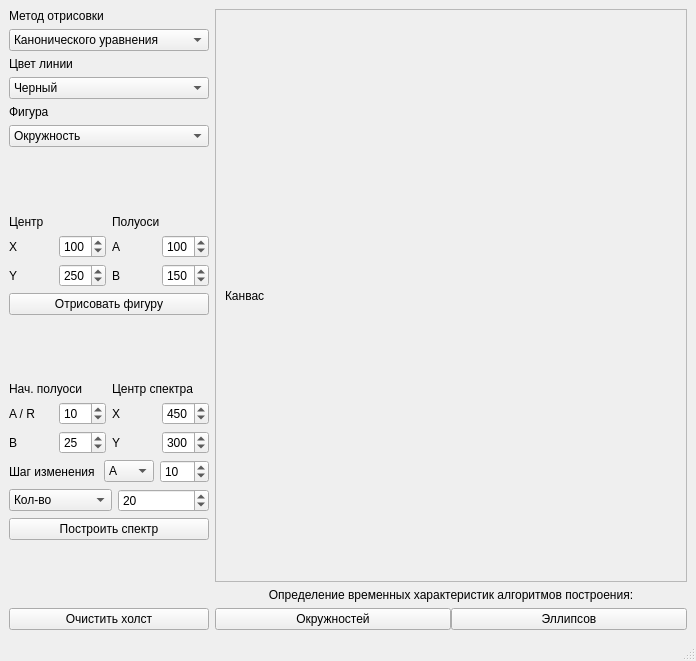
<?xml version="1.0" encoding="UTF-8"?>
<ui version="4.0">
 <class>MainWindow</class>
 <widget class="QMainWindow" name="MainWindow">
  <property name="geometry">
   <rect>
    <x>0</x>
    <y>0</y>
    <width>696</width>
    <height>661</height>
   </rect>
  </property>
  <property name="windowTitle">
   <string>MainWindow</string>
  </property>
  <widget class="QWidget" name="centralwidget">
   <layout class="QHBoxLayout" name="horizontalLayout" stretch="0,0">
    <item>
     <layout class="QVBoxLayout" name="verticalLayout">
      <item>
       <widget class="QLabel" name="label_9">
        <property name="text">
         <string>Метод отрисовки</string>
        </property>
       </widget>
      </item>
      <item>
       <widget class="QComboBox" name="method_box">
        <item>
         <property name="text">
          <string>Канонического уравнения</string>
         </property>
        </item>
        <item>
         <property name="text">
          <string>Параметрического уравнения</string>
         </property>
        </item>
        <item>
         <property name="text">
          <string>Алгоритма Брезенхема</string>
         </property>
        </item>
        <item>
         <property name="text">
          <string>Алгоритма средней точки</string>
         </property>
        </item>
        <item>
         <property name="text">
          <string>Библиотечный</string>
         </property>
        </item>
       </widget>
      </item>
      <item>
       <widget class="QLabel" name="label_2">
        <property name="text">
         <string>Цвет линии</string>
        </property>
       </widget>
      </item>
      <item>
       <widget class="QComboBox" name="color_box">
        <item>
         <property name="text">
          <string>Черный</string>
         </property>
        </item>
        <item>
         <property name="text">
          <string>Синий</string>
         </property>
        </item>
        <item>
         <property name="text">
          <string>Белый</string>
         </property>
        </item>
       </widget>
      </item>
      <item>
       <widget class="QLabel" name="label_20">
        <property name="text">
         <string>Фигура</string>
        </property>
       </widget>
      </item>
      <item>
       <widget class="QComboBox" name="figure_box">
        <item>
         <property name="text">
          <string>Окружность</string>
         </property>
        </item>
        <item>
         <property name="text">
          <string>Эллипс</string>
         </property>
        </item>
       </widget>
      </item>
      <item>
       <spacer name="verticalSpacer_3">
        <property name="orientation">
         <enum>Qt::Vertical</enum>
        </property>
        <property name="sizeHint" stdset="0">
         <size>
          <width>20</width>
          <height>40</height>
         </size>
        </property>
       </spacer>
      </item>
      <item>
       <layout class="QHBoxLayout" name="horizontalLayout_2">
        <item>
         <layout class="QVBoxLayout" name="verticalLayout_2">
          <item>
           <widget class="QLabel" name="label_5">
            <property name="text">
             <string>Центр</string>
            </property>
           </widget>
          </item>
          <item>
           <layout class="QHBoxLayout" name="horizontalLayout_3">
            <item>
             <widget class="QLabel" name="label_3">
              <property name="text">
               <string>X</string>
              </property>
             </widget>
            </item>
            <item>
             <widget class="QSpinBox" name="x_center">
              <property name="maximum">
               <number>999</number>
              </property>
              <property name="value">
               <number>100</number>
              </property>
             </widget>
            </item>
           </layout>
          </item>
          <item>
           <layout class="QHBoxLayout" name="horizontalLayout_4">
            <item>
             <widget class="QLabel" name="label_4">
              <property name="text">
               <string>Y</string>
              </property>
             </widget>
            </item>
            <item>
             <widget class="QSpinBox" name="y_center">
              <property name="maximum">
               <number>999</number>
              </property>
              <property name="value">
               <number>250</number>
              </property>
              <property name="displayIntegerBase">
               <number>10</number>
              </property>
             </widget>
            </item>
           </layout>
          </item>
         </layout>
        </item>
        <item>
         <layout class="QHBoxLayout" name="horizontalLayout_5">
          <item>
           <layout class="QVBoxLayout" name="verticalLayout_3">
            <item>
             <widget class="QLabel" name="label_6">
              <property name="text">
               <string>Полуоси</string>
              </property>
             </widget>
            </item>
            <item>
             <layout class="QHBoxLayout" name="horizontalLayout_6" stretch="0,0">
              <property name="sizeConstraint">
               <enum>QLayout::SetDefaultConstraint</enum>
              </property>
              <item>
               <widget class="QLabel" name="label_7">
                <property name="text">
                 <string>A</string>
                </property>
               </widget>
              </item>
              <item>
               <widget class="QSpinBox" name="pol_a">
                <property name="minimum">
                 <number>1</number>
                </property>
                <property name="maximum">
                 <number>999</number>
                </property>
                <property name="value">
                 <number>100</number>
                </property>
               </widget>
              </item>
             </layout>
            </item>
            <item>
             <layout class="QHBoxLayout" name="horizontalLayout_7">
              <item>
               <widget class="QLabel" name="label_8">
                <property name="text">
                 <string>B</string>
                </property>
               </widget>
              </item>
              <item>
               <widget class="QSpinBox" name="pol_b">
                <property name="minimum">
                 <number>1</number>
                </property>
                <property name="maximum">
                 <number>999</number>
                </property>
                <property name="value">
                 <number>150</number>
                </property>
               </widget>
              </item>
             </layout>
            </item>
           </layout>
          </item>
         </layout>
        </item>
       </layout>
      </item>
      <item>
       <layout class="QHBoxLayout" name="horizontalLayout_18"/>
      </item>
      <item>
       <widget class="QPushButton" name="drawfigure">
        <property name="text">
         <string>Отрисовать фигуру</string>
        </property>
       </widget>
      </item>
      <item>
       <spacer name="verticalSpacer_2">
        <property name="orientation">
         <enum>Qt::Vertical</enum>
        </property>
        <property name="sizeHint" stdset="0">
         <size>
          <width>20</width>
          <height>40</height>
         </size>
        </property>
       </spacer>
      </item>
      <item>
       <layout class="QHBoxLayout" name="horizontalLayout_8">
        <item>
         <layout class="QVBoxLayout" name="verticalLayout_4">
          <item>
           <widget class="QLabel" name="label_11">
            <property name="text">
             <string>Нач. полуоси</string>
            </property>
           </widget>
          </item>
          <item>
           <layout class="QHBoxLayout" name="horizontalLayout_9">
            <item>
             <widget class="QLabel" name="label_12">
              <property name="text">
               <string>A / R</string>
              </property>
             </widget>
            </item>
            <item>
             <widget class="QSpinBox" name="pol_a_spec">
              <property name="minimum">
               <number>1</number>
              </property>
              <property name="maximum">
               <number>999</number>
              </property>
              <property name="value">
               <number>10</number>
              </property>
             </widget>
            </item>
           </layout>
          </item>
          <item>
           <layout class="QHBoxLayout" name="horizontalLayout_10">
            <item>
             <widget class="QLabel" name="label_13">
              <property name="text">
               <string>B</string>
              </property>
             </widget>
            </item>
            <item>
             <widget class="QSpinBox" name="pol_b_spec">
              <property name="maximum">
               <number>999</number>
              </property>
              <property name="value">
               <number>25</number>
              </property>
             </widget>
            </item>
           </layout>
          </item>
         </layout>
        </item>
        <item>
         <layout class="QHBoxLayout" name="horizontalLayout_11">
          <item>
           <layout class="QVBoxLayout" name="verticalLayout_5">
            <item>
             <widget class="QLabel" name="label_14">
              <property name="text">
               <string>Центр спектра</string>
              </property>
             </widget>
            </item>
            <item>
             <layout class="QHBoxLayout" name="horizontalLayout_12" stretch="0,0">
              <property name="sizeConstraint">
               <enum>QLayout::SetDefaultConstraint</enum>
              </property>
              <item>
               <widget class="QLabel" name="label_15">
                <property name="text">
                 <string>X</string>
                </property>
               </widget>
              </item>
              <item>
               <widget class="QSpinBox" name="x_center_spec">
                <property name="maximum">
                 <number>999</number>
                </property>
                <property name="value">
                 <number>450</number>
                </property>
               </widget>
              </item>
             </layout>
            </item>
            <item>
             <layout class="QHBoxLayout" name="horizontalLayout_13">
              <item>
               <widget class="QLabel" name="label_16">
                <property name="text">
                 <string>Y</string>
                </property>
               </widget>
              </item>
              <item>
               <widget class="QSpinBox" name="y_center_spec">
                <property name="maximum">
                 <number>999</number>
                </property>
                <property name="value">
                 <number>300</number>
                </property>
               </widget>
              </item>
             </layout>
            </item>
           </layout>
          </item>
         </layout>
        </item>
       </layout>
      </item>
      <item>
       <layout class="QHBoxLayout" name="horizontalLayout_19">
        <item>
         <layout class="QVBoxLayout" name="verticalLayout_9">
          <item>
           <layout class="QHBoxLayout" name="horizontalLayout_20">
            <item>
             <widget class="QLabel" name="label_17">
              <property name="text">
               <string>Шаг изменения </string>
              </property>
             </widget>
            </item>
            <item>
             <widget class="QComboBox" name="pol_edit_spec">
              <item>
               <property name="text">
                <string>A</string>
               </property>
              </item>
              <item>
               <property name="text">
                <string>B</string>
               </property>
              </item>
             </widget>
            </item>
            <item>
             <widget class="QSpinBox" name="pol_step_spec">
              <property name="minimum">
               <number>1</number>
              </property>
              <property name="maximum">
               <number>999</number>
              </property>
              <property name="value">
               <number>10</number>
              </property>
             </widget>
            </item>
           </layout>
          </item>
          <item>
           <layout class="QHBoxLayout" name="horizontalLayout_16">
            <item>
             <widget class="QComboBox" name="type_spec">
              <item>
               <property name="text">
                <string>Кол-во</string>
               </property>
              </item>
              <item>
               <property name="text">
                <string>Конечн. знач</string>
               </property>
              </item>
             </widget>
            </item>
            <item>
             <widget class="QSpinBox" name="pol_max_spec">
              <property name="maximum">
               <number>999</number>
              </property>
              <property name="value">
               <number>20</number>
              </property>
             </widget>
            </item>
           </layout>
          </item>
         </layout>
        </item>
       </layout>
      </item>
      <item>
       <widget class="QPushButton" name="drawSpecture">
        <property name="text">
         <string>Построить спектр</string>
        </property>
       </widget>
      </item>
      <item>
       <spacer name="verticalSpacer">
        <property name="orientation">
         <enum>Qt::Vertical</enum>
        </property>
        <property name="sizeHint" stdset="0">
         <size>
          <width>20</width>
          <height>40</height>
         </size>
        </property>
       </spacer>
      </item>
      <item>
       <widget class="QPushButton" name="clearCanvas">
        <property name="text">
         <string>Очистить холст</string>
        </property>
       </widget>
      </item>
     </layout>
    </item>
    <item>
     <layout class="QVBoxLayout" name="verticalLayout_7">
      <item>
       <layout class="QVBoxLayout" name="verticalLayout_6">
        <item>
         <widget class="QScrollArea" name="scrollArea">
          <property name="mouseTracking">
           <bool>false</bool>
          </property>
          <property name="verticalScrollBarPolicy">
           <enum>Qt::ScrollBarAlwaysOff</enum>
          </property>
          <property name="horizontalScrollBarPolicy">
           <enum>Qt::ScrollBarAlwaysOff</enum>
          </property>
          <property name="widgetResizable">
           <bool>true</bool>
          </property>
          <widget class="QWidget" name="scrollAreaWidgetContents">
           <property name="geometry">
            <rect>
             <x>0</x>
             <y>0</y>
             <width>456</width>
             <height>559</height>
            </rect>
           </property>
           <layout class="QHBoxLayout" name="horizontalLayout_14">
            <item>
             <widget class="QLabel" name="canvas">
              <property name="enabled">
               <bool>true</bool>
              </property>
              <property name="sizeIncrement">
               <size>
                <width>500</width>
                <height>500</height>
               </size>
              </property>
              <property name="layoutDirection">
               <enum>Qt::LeftToRight</enum>
              </property>
              <property name="text">
               <string>Канвас</string>
              </property>
              <property name="alignment">
               <set>Qt::AlignJustify|Qt::AlignVCenter</set>
              </property>
              <property name="indent">
               <number>-1</number>
              </property>
             </widget>
            </item>
           </layout>
          </widget>
         </widget>
        </item>
        <item>
         <widget class="QLabel" name="label_10">
          <property name="text">
           <string>Определение временных характеристик алгоритмов построения:</string>
          </property>
          <property name="alignment">
           <set>Qt::AlignCenter</set>
          </property>
         </widget>
        </item>
        <item>
         <layout class="QHBoxLayout" name="horizontalLayout_15">
          <property name="spacing">
           <number>0</number>
          </property>
          <property name="sizeConstraint">
           <enum>QLayout::SetDefaultConstraint</enum>
          </property>
          <property name="bottomMargin">
           <number>0</number>
          </property>
          <item>
           <widget class="QPushButton" name="pushButton_4">
            <property name="text">
             <string>Окружностей</string>
            </property>
           </widget>
          </item>
          <item>
           <widget class="QPushButton" name="pushButton_5">
            <property name="text">
             <string>Эллипсов</string>
            </property>
           </widget>
          </item>
         </layout>
        </item>
       </layout>
      </item>
     </layout>
    </item>
   </layout>
  </widget>
  <widget class="QStatusBar" name="statusbar"/>
 </widget>
 <resources/>
 <connections/>
</ui>
